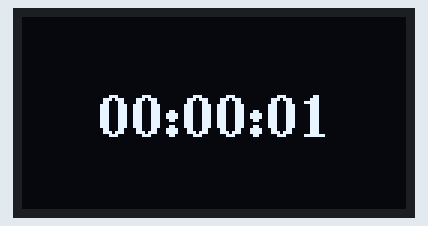
The sketch below on a simulated Arduino Uno, built with avr-gcc and run on an emulated ATmega328P. Parts: 128×64 one-colour display.

Above: at 1.1 s.
At 5.1 s:
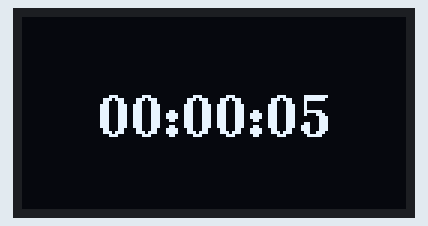
At 10.1 s:
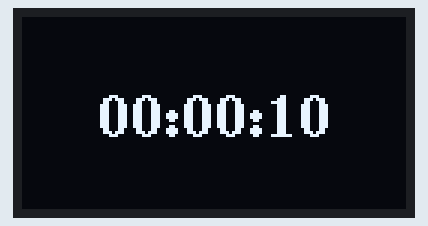
At 19.1 s:
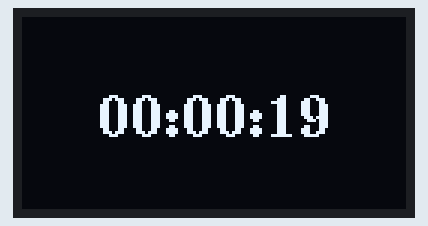
At 28.1 s:
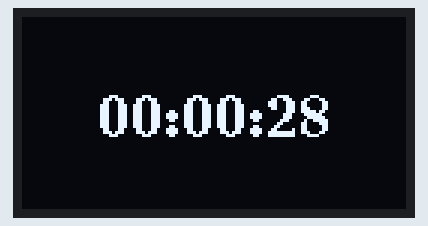
At 38.1 s:
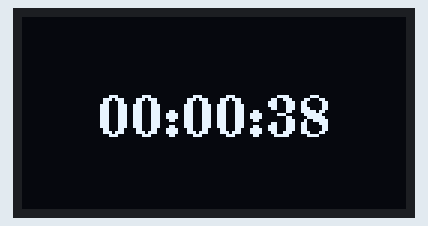

Measured:
- what the display in image 0 shows lasts 1.0 s, from 1.0 s to 2.0 s

The sketch:

Clock_Timer.ino
```cpp
#include <Arduino.h>
#include <U8g2lib.h>
#include <Wire.h>

// Initialize the OLED (SH1106 128x64 I2C)
U8G2_SH1106_128X64_NONAME_F_HW_I2C u8g2(U8G2_R0, /* reset=*/ U8X8_PIN_NONE);

// Variables to store time
int hours = 0;
int minutes = 0;
int seconds = 0;

// Variables for the "millis" timer
unsigned long previousMillis = 0;
const long interval = 1000; // 1000 milliseconds = 1 second

void setup() {
  u8g2.begin();
}

void loop() {
  // Get current time since start
  unsigned long currentMillis = millis();

  // Check if 1 second has passed
  if (currentMillis - previousMillis >= interval) {
    // Save the last time we updated
    // Using += interval instead of = currentMillis prevents "time drift"
    previousMillis += interval;

    // 1. Increment seconds
    seconds++;

    // 2. Logic to handle rollover (60s -> 1m, etc.)
    if (seconds >= 60) {
      seconds = 0;
      minutes++;
    }
    if (minutes >= 60) {
      minutes = 0;
      hours++;
    }
    if (hours >= 24) {
      hours = 0;
    }

    // 3. Update the OLED Display
    u8g2.clearBuffer();
    u8g2.setFont(u8g2_font_ncenB14_tr); // Slightly larger font for the clock

    // Starting position (X=25, Y=40)
    u8g2.setCursor(25, 40);

    // Print Hours
    if (hours < 10) u8g2.print("0");
    u8g2.print(hours);
    u8g2.print(":");

    // Print Minutes
    if (minutes < 10) u8g2.print("0");
    u8g2.print(minutes);
    u8g2.print(":");

    // Print Seconds
    if (seconds < 10) u8g2.print("0");
    u8g2.print(seconds);

    u8g2.sendBuffer();
  }

  // Because we used millis(), the code is "non-blocking"
  // You can add other code here (like reading sensors) and the clock won't stop!
}
```
